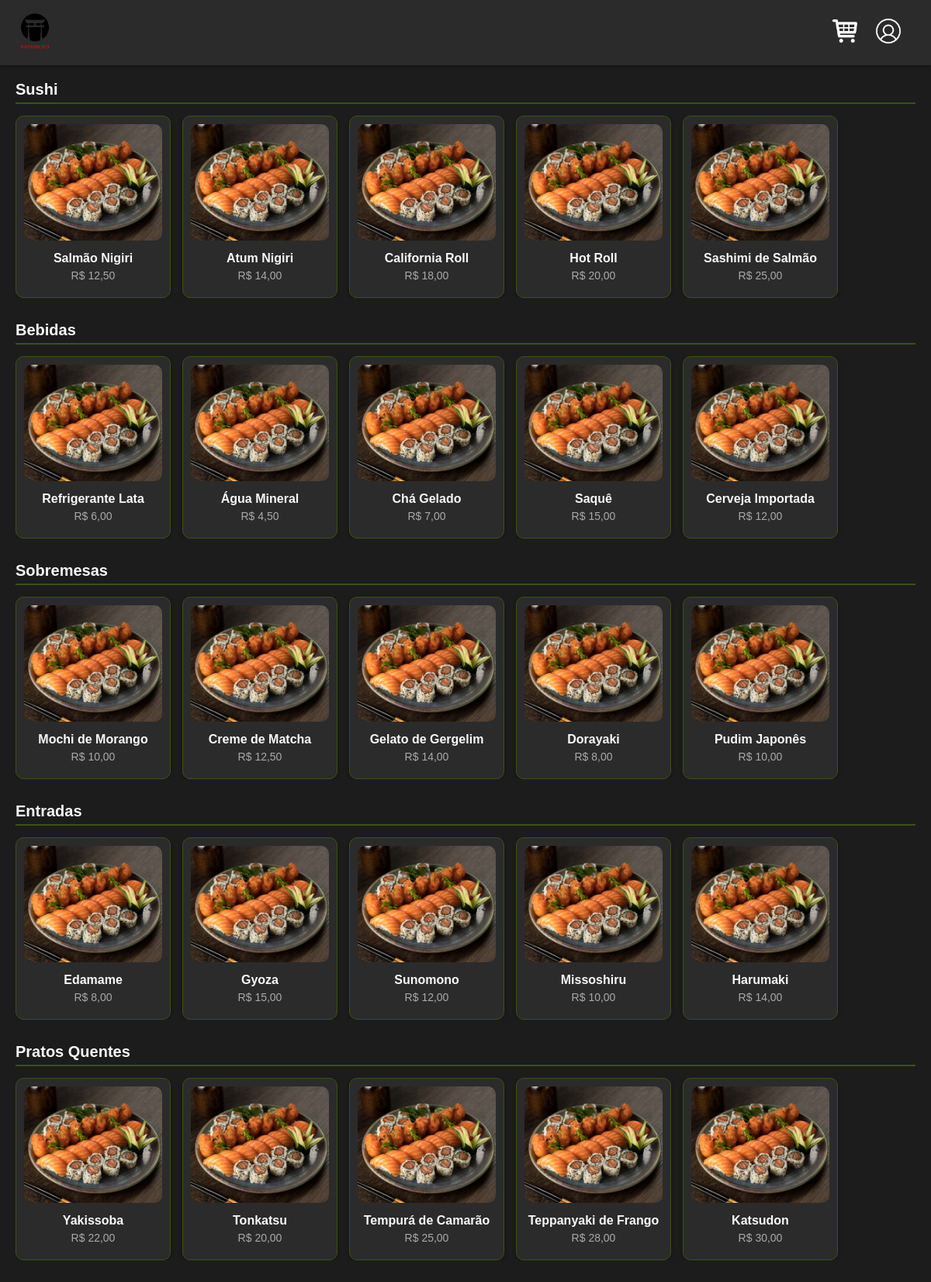
Page /pages/home.php on the committed database.
### tables this page shows
CREATE TABLE tb_categoria (
    id INT AUTO_INCREMENT PRIMARY KEY,
    nome VARCHAR(255) NOT NULL
);

CREATE TABLE tb_item (
    id INT AUTO_INCREMENT PRIMARY KEY,
    idCategoria INT,
    nome VARCHAR(255) NOT NULL,
    descricao TEXT,
    imagem VARCHAR(100),
    preco DECIMAL(10, 2) NOT NULL,
    FOREIGN KEY (idCategoria) REFERENCES tb_categoria(id)
);

### utils/database.php (called while the page is built, shortened)
<?php
    class Database {
        public $conn;
        public function __construct() {
            $servidor = "10.171.140.79";
            $usuario = "igor";
            $senha = "1qaSW@3edFR$";
            $banco = "projeto_cardapio";
            $this -> conn = new mysqli($servidor, $usuario, $senha, $banco);
        }
        public function get_categories() {
            $q_categories = "SELECT * FROM tb_categoria";
            $stmt = $this -> conn -> prepare($q_categories);
            if ($stmt) {
                $stmt -> execute();
                $result = $stmt -> get_result();
                return $result;
            }
        }
        public function get_products_by_cat($category_id) {
            $q_products = "SELECT * FROM tb_item WHERE idCategoria = ?";
            $stmt = $this -> conn -> prepare($q_products);
            if ($stmt) {
                $stmt -> bind_param("i", $category_id);
                $stmt -> execute();
                $result = $stmt -> get_result();
                return $result;
            }
        }
    }
?>

### pages/home.php (the view, shortened to what this page needs)
<!DOCTYPE html>
<head>
    <link rel="stylesheet" href="/static/css/global.css">
    <link rel="stylesheet" href="/static/css/home.css">
</head>
<body>
    <?php include '../templates/header.php' ?>
    <main class="product-section">
        <?php
            include '../utils/database.php';
            $db = new Database();
            $categories = $db -> get_categories();
            foreach ($categories as $cat):
        ?>
            <?php
            $products = $db->get_products_by_cat($cat['id']);
            ?>
            <div class="category">
                <h2 class="category-title"><?= htmlspecialchars($cat['nome']); ?></h2>
                <div class="product-list">
                    <?php while ($pd = $products -> fetch_assoc()): ?>
                        <div class="product-item">
                            <a href="/pages/produto.php?pd=<?= $pd['id'] ?>">
                                <img src="<?= htmlspecialchars('/static/imgs/' . $pd['imagem']); ?>"
                                    alt="<?= htmlspecialchars($pd['nome']); ?>"
                                    class="product-image">
                            </a>
                                <div class="product-info">
                                <a href="/pages/produto.php?<?= $pd['id'] ?>">
                                    <h3 class="product-name"><?= htmlspecialchars($pd['nome']); ?></h3>
                                    <p class="product-price">R$ <?= number_format($pd['preco'], 2, ',', '.'); ?></p>
                                </a>
                                </div>
                        </div>
                    <?php endwhile; ?>
                </div>
            </div>
        <?php endforeach; ?>
    </main>
</body>
</html>

### templates/header.php
<header class="header">
    <a href="/pages/home.php">
        <div class="logo">
            <img src="/static/imgs/logo.webp" alt="Logotipo da Empresa">
        </div>
    </a>
    <div class="user-info">
        <div class="cart">
            <a href="/pages/carrinho.php">
                <img src="/static/imgs/cart.png" alt="Carrinho de Compras">
            </a>
        </div>
        <div class="user-icon">
            <img src="/static/imgs/user.png" alt="Usuário Logado">
        </div>
    </div>
</header>

### static/css/global.css (style rules this page uses)
* { margin: 0; padding: 0; box-sizing: border-box; font-family: Arial, sans-serif; text-decoration: none; }
body, html { margin: 0; padding: 0; font-family: Arial, sans-serif; background-color: var(--color-background); color: var(--color-text-primary); }
.header { display: flex; justify-content: space-between; align-items: center; padding: 15px 20px; background-color: var(--color-header); box-shadow: 0px 2px 5px var(--color-shadow); }
.logo img { height: 50px; }
.user-info { display: flex; align-items: center; }
.user-icon img, .cart img { filter: invert(1) brightness(2); height: 40px; margin-right: 15px; }
.cart { position: relative; }

### static/css/home.css (style rules this page uses)
.product-section { padding: 20px; }
.category { margin-bottom: 30px; }
.category-title { font-size: 20px; color: var(--color-text-primary); margin-bottom: 15px; border-bottom: 2px solid var(--color-border); padding-bottom: 5px; }
.product-list { display: flex; overflow-x: auto; gap: 15px; }
.product-item { background: var(--color-header); border: 1px solid var(--color-border); border-radius: 10px; padding: 10px; width: 200px; text-align: center; box-shadow: 0px 2px 5px var(--color-shadow); flex-shrink: 0; }
.product-image { width: 100%; height: 150px; object-fit: cover; border-radius: 10px; }
.product-info { margin-top: 10px; }
.product-name { font-size: 16px; color: var(--color-text-primary); margin-bottom: 5px; }
.product-price { font-size: 14px; color: var(--color-text-price); margin-bottom: 10px; }

### rows in the picture
tb_categoria: nome "Sushi"
tb_item: imagem (picture), nome "Salmão Nigiri", preco "12,50"
tb_item: imagem (picture), nome "Atum Nigiri", preco "14,00"
tb_item: imagem (picture), nome "California Roll", preco "18,00"
tb_item: imagem (picture), nome "Hot Roll", preco "20,00"
tb_item: imagem (picture), nome "Sashimi de Salmão", preco "25,00"
tb_categoria: nome "Bebidas"
tb_item: imagem (picture), nome "Refrigerante Lata", preco "6,00"
tb_item: imagem (picture), nome "Água Mineral", preco "4,50"
tb_item: imagem (picture), nome "Chá Gelado", preco "7,00"
tb_item: imagem (picture), nome "Saquê", preco "15,00"
tb_item: imagem (picture), nome "Cerveja Importada", preco "12,00"
tb_categoria: nome "Sobremesas"
tb_item: imagem (picture), nome "Mochi de Morango", preco "10,00"
tb_item: imagem (picture), nome "Creme de Matcha", preco "12,50"
tb_item: imagem (picture), nome "Gelato de Gergelim", preco "14,00"
tb_item: imagem (picture), nome "Dorayaki", preco "8,00"
tb_item: imagem (picture), nome "Pudim Japonês", preco "10,00"
tb_categoria: nome "Entradas"
tb_item: imagem (picture), nome "Edamame", preco "8,00"
tb_item: imagem (picture), nome "Gyoza", preco "15,00"
tb_item: imagem (picture), nome "Sunomono", preco "12,00"
tb_item: imagem (picture), nome "Missoshiru", preco "10,00"
tb_item: imagem (picture), nome "Harumaki", preco "14,00"
tb_categoria: nome "Pratos Quentes"
tb_item: imagem (picture), nome "Yakissoba", preco "22,00"
tb_item: imagem (picture), nome "Tonkatsu", preco "20,00"
tb_item: imagem (picture), nome "Tempurá de Camarão", preco "25,00"
tb_item: imagem (picture), nome "Teppanyaki de Frango", preco "28,00"
tb_item: imagem (picture), nome "Katsudon", preco "30,00"
